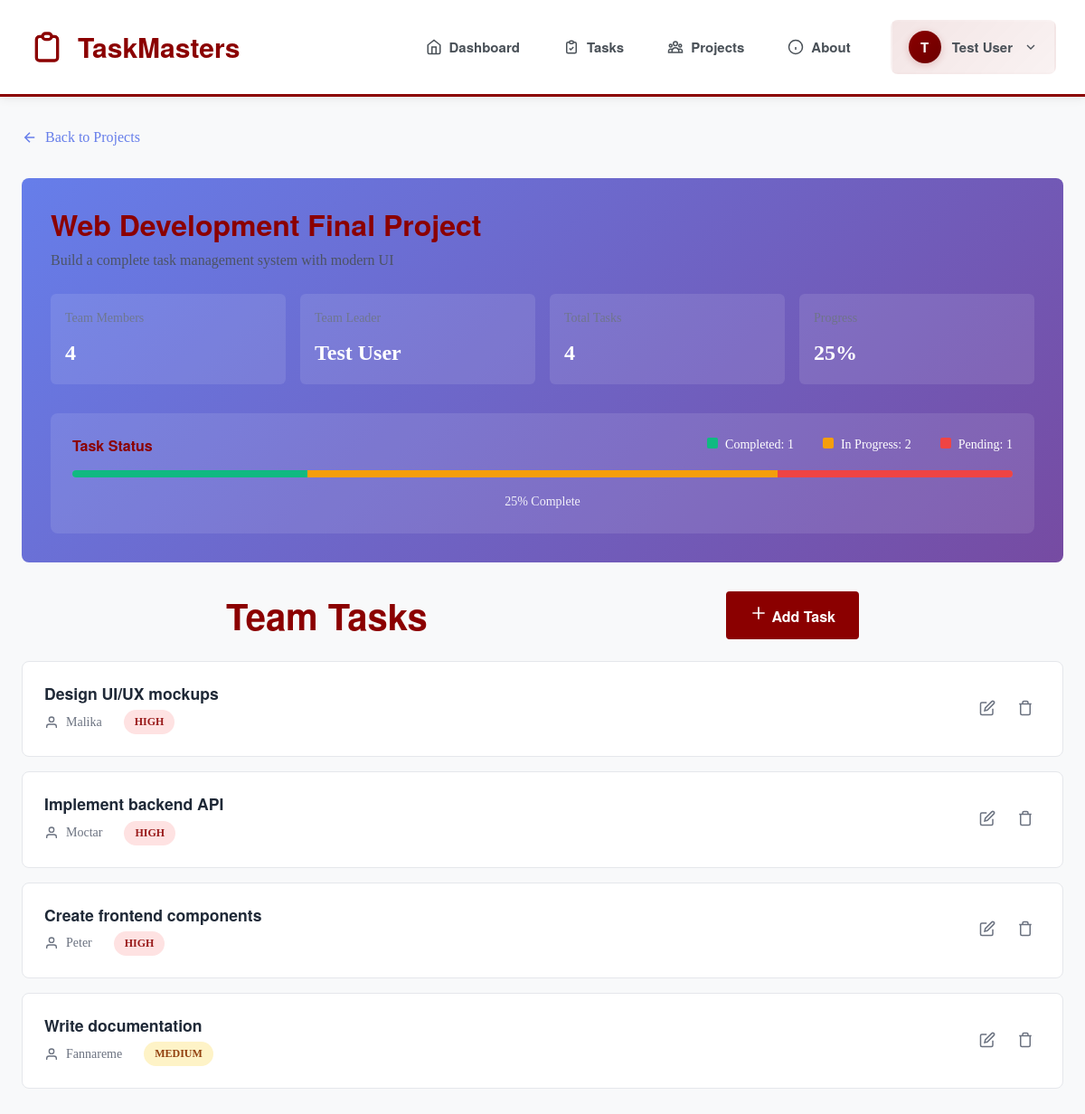
The app's page /project_detail.php?id=1 (signed in) with its own data.
### tables this page shows
CREATE TABLE `group_projects` (
  `id` int(11) NOT NULL AUTO_INCREMENT,
  `project_name` varchar(200) NOT NULL,
  `leader_name` varchar(100) NOT NULL,
  `num_members` int(11) NOT NULL,
  `description` text DEFAULT NULL,
  `created_by` int(11) NOT NULL,
  `status` enum('planning','in-progress','completed') DEFAULT 'planning',
  `created_at` timestamp NOT NULL DEFAULT current_timestamp(),
  `updated_at` timestamp NOT NULL DEFAULT current_timestamp() ON UPDATE current_timestamp(),
  PRIMARY KEY (`id`),
  KEY `idx_created_by` (`created_by`),
  KEY `idx_status` (`status`),
  CONSTRAINT `group_projects_ibfk_1` FOREIGN KEY (`created_by`) REFERENCES `users` (`id`) ON DELETE CASCADE
);

CREATE TABLE `group_tasks` (
  `id` int(11) NOT NULL AUTO_INCREMENT,
  `project_id` int(11) NOT NULL,
  `task_name` varchar(200) NOT NULL,
  `assigned_to` varchar(100) DEFAULT NULL,
  `status` enum('pending','in-progress','completed') DEFAULT 'pending',
  `priority` enum('low','medium','high') DEFAULT 'medium',
  `due_date` date DEFAULT NULL,
  `created_at` timestamp NOT NULL DEFAULT current_timestamp(),
  `updated_at` timestamp NOT NULL DEFAULT current_timestamp() ON UPDATE current_timestamp(),
  PRIMARY KEY (`id`),
  KEY `idx_project_id` (`project_id`),
  KEY `idx_status` (`status`),
  CONSTRAINT `group_tasks_ibfk_1` FOREIGN KEY (`project_id`) REFERENCES `group_projects` (`id`) ON DELETE CASCADE
);

### project_detail.php (the view, shortened to what this page needs)
<?php
require_once 'config/DBconnection.php';
$userName = $_SESSION['user_name'] ?? 'Student';
$userId = $_SESSION['user_id'];
$projectId = intval($_GET['id'] ?? 0);
$project = null;
$tasks = [];
try {
    $stmt = $conn->prepare("SELECT * FROM group_projects WHERE id = ? AND created_by = ?");
    $stmt->bind_param("ii", $projectId, $userId);
    $stmt->execute();
    $result = $stmt->get_result();
    $project = $result->fetch_assoc();
    $stmt = $conn->prepare("SELECT * FROM group_tasks WHERE project_id = ? ORDER BY created_at DESC");
    $stmt->bind_param("i", $projectId);
    $stmt->execute();
    $result = $stmt->get_result();
    $tasks = $result->fetch_all(MYSQLI_ASSOC);
    $totalTasks = count($tasks);
    $completedTasks = count(array_filter($tasks, fn($t) => $t['status'] === 'completed'));
    $inProgressTasks = count(array_filter($tasks, fn($t) => $t['status'] === 'in-progress'));
    $pendingTasks = count(array_filter($tasks, fn($t) => $t['status'] === 'pending'));
    $progressPercent = $totalTasks > 0 ? round(($completedTasks / $totalTasks) * 100) : 0;
} catch (Exception $e) {
    header("Location: group_project.php");
    exit();
}
?>
<!DOCTYPE html>
<html lang="en">
<head>
  <link rel="stylesheet" href="assets/css/global.css">
  <link rel="stylesheet" href="assets/css/Styles.css">
  <link rel="stylesheet" href="assets/css/navbar.css">
  <link rel="stylesheet" href="assets/css/group-project.css">
</head>
<body>
  <nav class="navbar">
    <div class="navbar-container">
      <a href="Dashboard.php" class="navbar-brand">
        <svg width="40" height="40" viewBox="0 0 24 24" fill="none" stroke="currentColor" stroke-width="2">
          <path d="M9 5H7a2 2 0 00-2 2v12a2 2 0 002 2h10a2 2 0 002-2V7a2 2 0 00-2-2h-2M9 5a2 2 0 002 2h2a2 2 0 002-2M9 5a2 2 0 012-2h2a2 2 0 012 2"/>
        </svg>
        TaskMasters
      </a>
      <ul class="navbar-menu" id="navbarMenu">
        <li><a href="Dashboard.php">
          <svg width="18" height="18" viewBox="0 0 24 24" fill="none" stroke="currentColor" stroke-width="2">
            <path d="M3 9l9-7 9 7v11a2 2 0 01-2 2H5a2 2 0 01-2-2z"/>
            <path d="M9 22V12h6v10"/>
          </svg>
          Dashboard
        </a></li>
        <li><a href="task-manager.php">
          <svg width="18" height="18" viewBox="0 0 24 24" fill="none" stroke="currentColor" stroke-width="2">
            <path d="M9 5H7a2 2 0 00-2 2v12a2 2 0 002 2h10a2 2 0 002-2V7a2 2 0 00-2-2h-2M9 5a2 2 0 002 2h2a2 2 0 002-2M9 5a2 2 0 012-2h2a2 2 0 012 2m-6 9l2 2 4-4"/>
          </svg>
          Tasks
        </a></li>
        <li><a href="group_project.php">
          Projects
        </a></li>
        <li><a href="about.php">
          <svg width="18" height="18" viewBox="0 0 24 24" fill="none" stroke="currentColor" stroke-width="2">
            <circle cx="12" cy="12" r="10"/>
            <path d="M12 16v-4M12 8h.01"/>
          </svg>
          About
        </a></li>
        <li>
          <div class="user-dropdown" id="userDropdown">
            <button class="user-button" onclick="toggleUserDropdown()">
              <div class="user-avatar"><?php echo strtoupper(substr($userName, 0, 1)); ?></div>
              <span><?php echo htmlspecialchars($userName); ?></span>
              <svg width="16" height="16" viewBox="0 0 24 24" fill="none" stroke="currentColor" stroke-width="2">
                <path d="M6 9l6 6 6-6"/>
              </svg>
            </button>
          </div>
        </li>
      </ul>
    </div>
  </nav>
  <main class="projects-main">
    <div class="container">
      <a href="group_project.php" class="back-button">
        <svg width="18" height="18" viewBox="0 0 24 24" fill="none" stroke="currentColor" stroke-width="2">
          <path d="M19 12H5M12 19l-7-7 7-7"/>
        </svg>
        Back to Projects
      </a>
      <div class="project-detail-header">
        <h1><?= htmlspecialchars($project['project_name']) ?></h1>
        <?php if (!empty($project['description'])): ?>
          <p><?= htmlspecialchars($project['description']) ?></p>
        <?php endif; ?>
        <div class="project-stats">
          <div class="stat-card">
            <div class="stat-label">Team Members</div>
            <div class="stat-value"><?= htmlspecialchars($project['num_members']) ?></div>
          </div>
          <div class="stat-card">
            <div class="stat-label">Team Leader</div>
            <div class="stat-value"><?= htmlspecialchars($project['leader_name']) ?></div>
          </div>
          <div class="stat-card">
            <div class="stat-label">Total Tasks</div>
            <div class="stat-value"><?= $totalTasks ?></div>
          </div>
          <div class="stat-card">
            <div class="stat-label">Progress</div>
            <div class="stat-value"><?= $progressPercent ?>%</div>
          </div>
        </div>
        <div style="margin-top: 2rem; padding: 1.5rem; background: rgba(255,255,255,0.1); border-radius: 8px;">
          <div style="display: flex; justify-content: space-between; align-items: center; margin-bottom: 1rem;">
            <h3 style="margin: 0; font-size: 1rem;">Task Status</h3>
            <div style="display: flex; gap: 2rem; font-size: 0.875rem;">
              <div><span style="display: inline-block; width: 12px; height: 12px; background: #10b981; border-radius: 2px; margin-right: 0.5rem;"></span>Completed: <?= $completedTasks ?></div>
              <div><span style="display: inline-block; width: 12px; height: 12px; background: #f59e0b; border-radius: 2px; margin-right: 0.5rem;"></span>In Progress: <?= $inProgressTasks ?></div>
              <div><span style="display: inline-block; width: 12px; height: 12px; background: #ef4444; border-radius: 2px; margin-right: 0.5rem;"></span>Pending: <?= $pendingTasks ?></div>
            </div>
          </div>
          <div style="width: 100%; height: 8px; background: rgba(255,255,255,0.2); border-radius: 999px; overflow: hidden; display: flex;">
            <?php if ($totalTasks > 0): ?>
              <div style="width: <?= $completedTasks > 0 ? round(($completedTasks / $totalTasks) * 100) : 0 ?>%; height: 100%; background: #10b981;"></div>
              <div style="width: <?= $inProgressTasks > 0 ? round(($inProgressTasks / $totalTasks) * 100) : 0 ?>%; height: 100%; background: #f59e0b;"></div>
              <div style="width: <?= $pendingTasks > 0 ? round(($pendingTasks / $totalTasks) * 100) : 0 ?>%; height: 100%; background: #ef4444;"></div>
            <?php endif; ?>
          </div>
          <div style="margin-top: 1rem; font-size: 0.875rem; text-align: center; opacity: 0.9;">
            <?= $progressPercent ?>% Complete
          </div>
        </div>
      </div>
      <div class="tasks-section">
        <div class="section-header">
          <h2>Team Tasks</h2>
          <button class="btn btn-primary" id="createTaskBtn">
            <svg width="20" height="20" viewBox="0 0 24 24" fill="none" stroke="currentColor" stroke-width="2">
              <path d="M12 4v16m8-8H4"/>
            </svg>
            Add Task
          </button>
        </div>
        <?php if (!empty($tasks)): ?>
          <div class="tasks-list">
            <?php foreach ($tasks as $task): ?>
              <div class="task-item" data-task-id="<?= $task['id'] ?>">
                <div class="task-info">
                  <h3 class="task-title"><?= htmlspecialchars($task['task_name']) ?></h3>
                  <div class="task-assigned">
                    <svg width="16" height="16" viewBox="0 0 24 24" fill="none" stroke="currentColor" stroke-width="2">
                      <path d="M20 21v-2a4 4 0 00-4-4H8a4 4 0 00-4 4v2"/>
                      <circle cx="12" cy="7" r="4"/>
                    </svg>
                    <span><?= !empty($task['assigned_to']) ? htmlspecialchars($task['assigned_to']) : 'Unassigned' ?></span>
                    <span class="task-priority priority-<?= $task['priority'] ?>"><?= $task['priority'] ?></span>
                  </div>
                </div>
                <div class="task-actions">
                  <button class="task-action-btn edit-task-btn" data-task-id="<?= $task['id'] ?>" title="Edit Task">
                    <svg width="18" height="18" viewBox="0 0 24 24" fill="none" stroke="currentColor" stroke-width="2">
                      <path d="M11 4H4a2 2 0 00-2 2v14a2 2 0 002 2h14a2 2 0 002-2v-7"/>
                      <path d="M18.5 2.5a2.121 2.121 0 013 3L12 15l-4 1 1-4 9.5-9.5z"/>
                    </svg>
                  </button>
                  <button class="task-action-btn delete-task-btn" data-task-id="<?= $task['id'] ?>" title="Delete Task">
                    <svg width="18" height="18" viewBox="0 0 24 24" fill="none" stroke="currentcolor" stroke-width="2">
                      <path d="M3 6h18M19 6v14a2 2 0 01-2 2H7a2 2 0 01-2-2V6m3 0V4a2 2 0 012-2h4a2 2 0 012 2v2"/>
                    </svg>
                  </button>
                </div>
              </div>
            <?php endforeach; ?>
          </div>
        <?php endif; ?>
      </div>
    </div>
  </main>
</body>
</html>

### assets/css/global.css (style rules this page uses)
:root { --primary: #8B0000; --primary-dark: #6B0000; --secondary: #FFD700; --accent-success: #228B22; --accent-danger: #DC143C; --accent-warning: #FF8C00; --white: #FFFFFF; --off-white: #F8F9FA; --light-gray: #E9ECEF; --gray: #6C757D; --dark-gray: #495057; --black: #212529; --bg-primary: #FFFFFF; --bg-secondary: #F8F9FA; --bg-accent: #8B0000; --font-family: 'Georgia', 'Times New Roman', serif; --font-family-heading: 'Helvetica Neue', Arial, sans-serif; --font-size-xs: 0.75rem; --font-size-sm: 0.875rem; --font-size-base: 1rem; --font-size-lg: 1.125rem; --font-size-xl: 1.25rem; --font-size-2xl: 1.5rem; --font-size-3xl: 1.875rem; --font-size-4xl: 2.25rem; --font-size-5xl: 3rem; --spacing-1: 0.25rem; --spacing-2: 0.5rem; --spacing-3: 0.75rem; --spacing-4: 1rem; --spacing-5: 1.25rem; --spacing-6: 1.5rem; --spacing-8: 2rem; --spacing-10: 2.5rem; --spacing-12: 3rem; --border-width: 1px; --border-radius: 4px; --border-radius-lg: 8px; --border-radius-xl: 12px; --shadow-sm: 0 1px 3px rgba(0, 0, 0, 0.12), 0 1px 2px rgba(0, 0, 0, 0.24); --shadow: 0 3px 6px rgba(0, 0, 0, 0.16), 0 3px 6px rgba(0, 0, 0, 0.23); --shadow-lg: 0 10px 20px rgba(0, 0, 0, 0.19), 0 6px 6px rgba(0, 0, 0, 0.23); --transition: all 0.3s cubic-bezier(.25,.8,.25,1); }
* { margin: 0; padding: 0; box-sizing: border-box; }
html { font-size: 16px; scroll-behavior: smooth; }
body { font-family: var(--font-family); line-height: 1.6; color: var(--black); background-color: var(--bg-primary); min-height: 100vh; }
h1, h2, h3, h4, h5, h6 { color: var(--primary); font-family: var(--font-family-heading); font-weight: 700; line-height: 1.2; margin-bottom: 1rem; }
h1 { font-size: var(--font-size-5xl); }
h2 { font-size: var(--font-size-4xl); }
h3 { font-size: var(--font-size-3xl); }
p { margin-bottom: 1rem; color: var(--dark-gray); }
a { color: var(--primary); text-decoration: none; transition: var(--transition); font-weight: 500; }
.btn { display: inline-block; padding: 0.75rem 1.5rem; border: 2px solid var(--primary); border-radius: var(--border-radius); font-family: var(--font-family-heading); font-weight: 600; font-size: var(--font-size-base); cursor: pointer; transition: var(--transition); text-decoration: none; text-align: center; }
.btn-primary { background: var(--primary); color: white; }
.container { width: 100%; max-width: 1200px; margin: 0 auto; padding: 0 1.5rem; }

### assets/css/Styles.css (style rules this page uses)
.stat-label { font-size: 0.875rem; color: var(--gray); }
.section-header { text-align: center; max-width: 700px; margin: 0 auto 4rem; }
.section-header h2 { font-size: 2.5rem; margin-bottom: 1rem; color: var(--primary); }

### assets/css/group-project.css (style rules this page uses)
.projects-main { min-height: calc(100vh - 100px); padding: 2rem 0; background: var(--bg-secondary); }

### records on screen
group_projects: project_name "Web Development Final Project", description "Build a complete task management system with modern UI", num_members "4", leader_name "Test User"
group_tasks: task_name "Design UI/UX mockups", assigned_to "Malika", priority "HIGH"
group_tasks: task_name "Implement backend API", assigned_to "Moctar", priority "HIGH"
group_tasks: task_name "Create frontend components", assigned_to "Peter", priority "HIGH"
group_tasks: task_name "Write documentation", assigned_to "Fannareme", priority "MEDIUM"

### other values on screen
substr($userName, 0, 1) "T"
$userName "Test User"
$totalTasks "4"
$progressPercent "25"
$completedTasks "1"
$inProgressTasks "2"
$pendingTasks "1"
